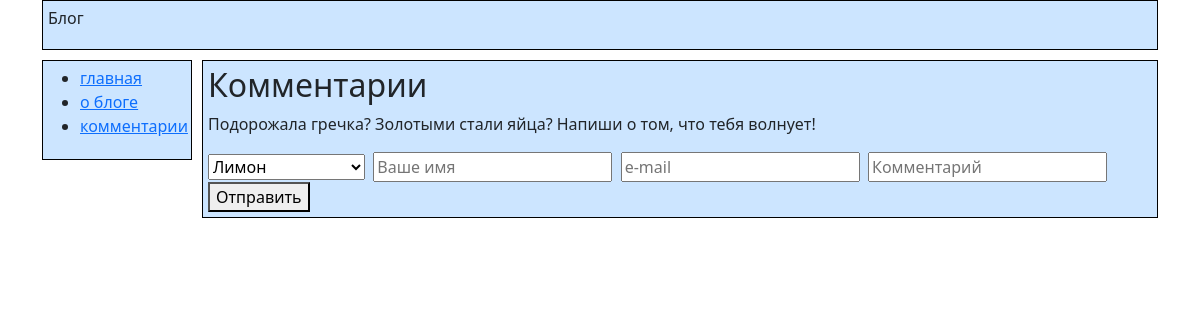
Page /comments/ on the earlier database version.
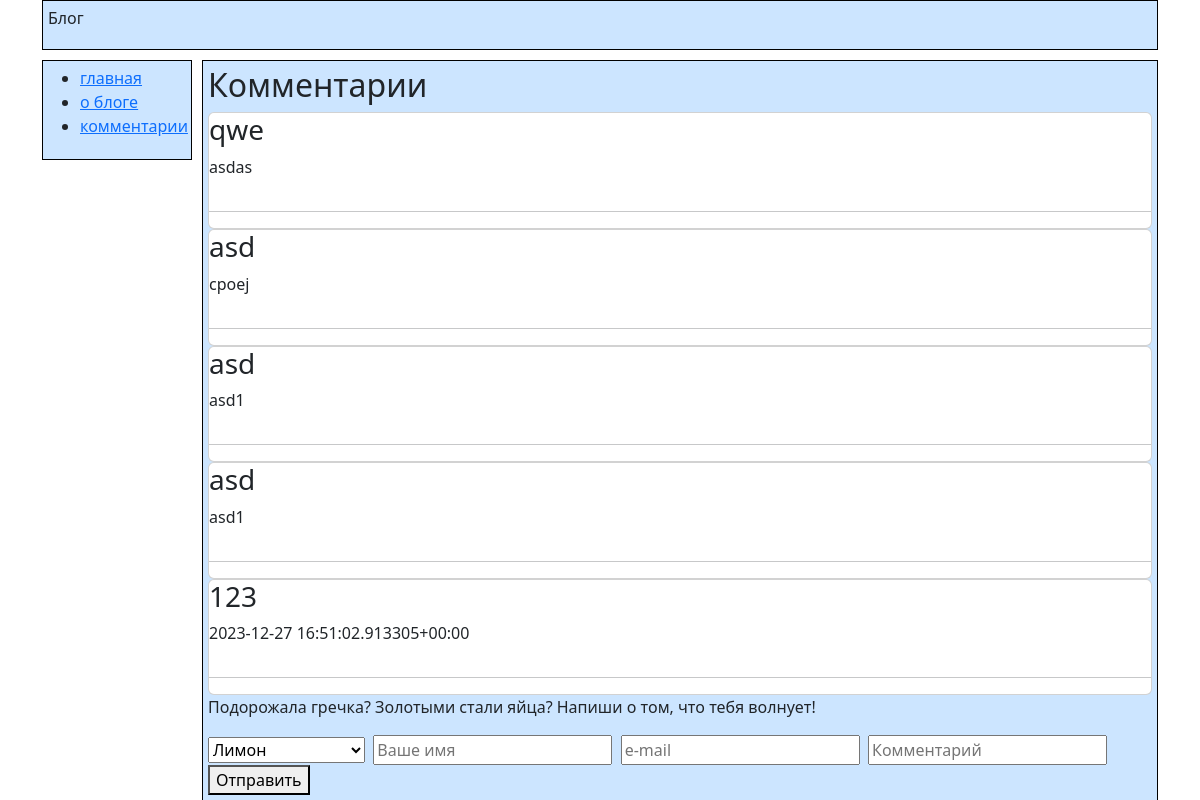
Same page on the later database version.
### catalog/models.py (models this page shows, shortened)
class ProductComment(models.Model):
    user_name = models.CharField(max_length=40, blank=False)
    email = models.EmailField(max_length=60, blank=False)
    feedback = models.CharField(null=True, max_length=300, blank=False)
    product = models.ForeignKey(Product, on_delete=models.CASCADE)
    checkbox = models.BooleanField(default=False)

### catalog/views.py (the view)
# urls.py: path('comments/', comments, name='comments'),
def comments(request):
    products = Product.objects.values('id', 'name')
    title = 'Комментарии'
    comment = ProductComment.objects.filter(checkbox=True).order_by('-id')
    data = {'menu':menu, 'title':title, 'products':products, 'comment': comment}
    return render(request, "./comments.html", context=data)

### templates/comments.html (shortened to what this page needs)
{% extends 'base.html'%}
{% block content %}
<h2>{{ title }}</h2>
{% for el in comment %}
  <div class="card">
    {% if el.checkbox == True %}
    <h3>{{el.user_name}}</h3>
    <p>{{el.feedback}}</p>
    <hr class="hr-line">
    {% endif %}
  </div>
{% endfor %}
<p>Подорожала гречка? Золотыми стали яйца? Напиши о том, что тебя волнует!</p>
<form action="{% url 'thanks_page' %}" method="POST">
    <select name="product">
        {% for p in products %}
            <option value="{{p.id}}">{{p.name}}</option>
        {% endfor %}
    </select>
    <input name="user_name" id="user_name" required placeholder="Ваше имя">
    <input name="email" id="email" required placeholder="e-mail">
    <input name="feedback" id="feedback" required placeholder="Комментарий">
    <button type="submit">Отправить</button>
</form>
{% endblock %}

Differences in the rows shown:
added ProductComment: user_name "qwe", feedback "asdas"
added ProductComment: user_name "asd", feedback "cpoej"
added ProductComment: user_name "asd", feedback "asd1"
added ProductComment: user_name "asd", feedback "asd1"
added ProductComment: user_name "123", feedback "2023-12-27 16:51:02.913305+00:00"
